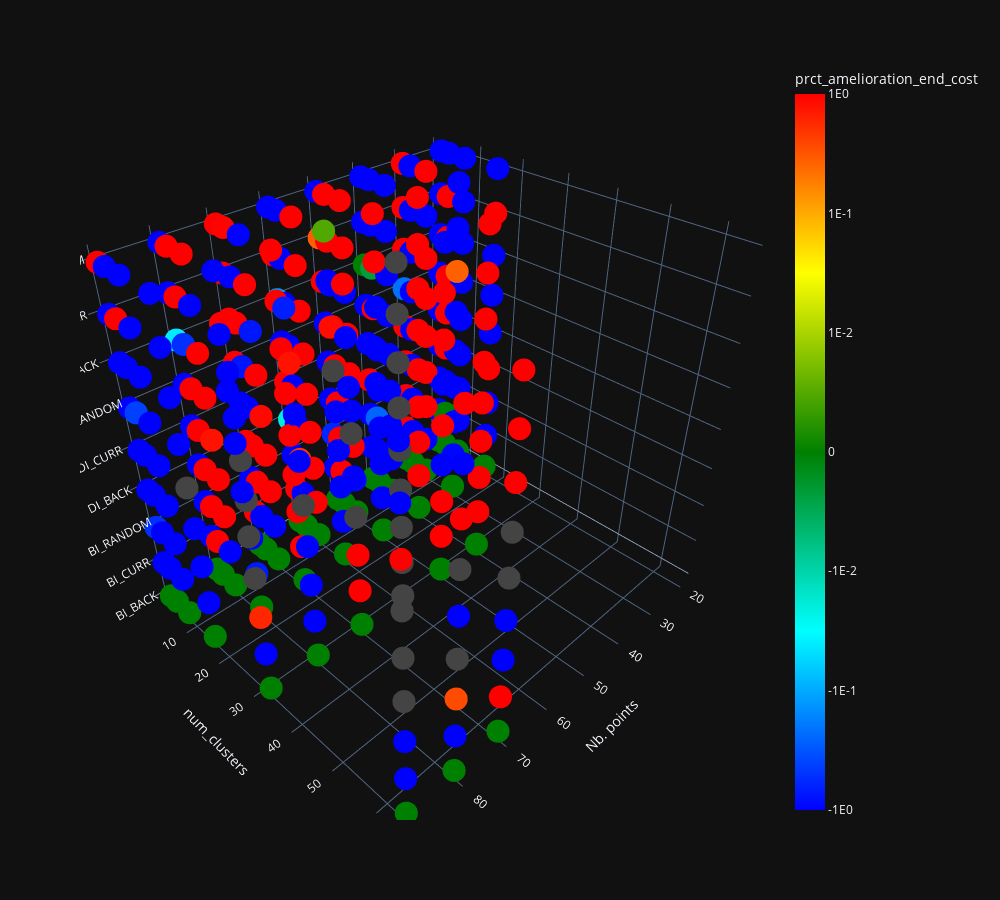

The code cell stored with this chart in its notebook:
### Code cell
df = df_compil.query(QUERY)
df = df.copy().reset_index()
ticks_pow = [-2,-1,0]
max_val = abs(min(ticks_pow))
delta_zero = 0.001+1
logscale = lambda x:  np.sign(x) * (1-min(ticks_pow)+np.clip(np.log10(np.abs(x+1e-16)),min(ticks_pow)-delta_zero,np.inf))
fig = px.scatter_3d(df,x="Nb. points",y="num_clusters",z="algorithm",color=logscale(df[COLUMN]),
                    hover_data=["Nb. points","num_clusters","init_type","algorithm",COLUMN],
                    color_continuous_scale=["red","yellow","green","cyan","blue"][::-1],
                    range_color=[-max_val-delta_zero,max_val+delta_zero],
                    template="plotly_dark",width=1000,height=900)
def build(f):
    ticks_pos = [f(1,p) for p in ticks_pow]
    ticks_neg = [f(-1,p) for p in ticks_pow[::-1]]
    return [*ticks_neg,logscale(0),*ticks_pos]
def func(sign,p):
    real_value = sign*10**p
    return logscale(real_value)
Lp = build(func)
Lannot = build(lambda sign,p: "1E"+str(p) if sign > 0 else "-1E"+str(p))
fig.update_layout(coloraxis_colorbar=dict(
    title=COLUMN,
    tickvals=np.round(Lp,decimals=2),
    ticktext=Lannot,
))
fig.show()

### Figure 1 — Plotly figure (JSON) as saved in the notebook; plotly's stock layout.template omitted (floating-point values rounded to 4 significant figures; data arrays with more than 128 entries replaced by an {"elided": "..."} marker saying what was removed)
{"data": [{"customdata": {"elided": "369x2 mixed values"}, "hovertemplate": "Nb. points=%{x}<br>num_clusters=%{y}<br>algorithm=%{z}<br>init_type=%{customdata[0]}<br>prct_amelioration_end_cost=%{customdata[1]}<br>color=%{marker.color}<extra></extra>", "legendgroup": "", "marker": {"color": {"elided": "369 float values"}, "coloraxis": "coloraxis", "symbol": "circle"}, "mode": "markers", "name": "", "scene": "scene", "showlegend": false, "type": "scatter3d", "x": {"elided": "369 int values"}, "y": {"elided": "369 int values"}, "z": {"elided": "369 str values"}}], "layout": {"coloraxis": {"cmax": 3.001, "cmin": -3.001, "colorbar": {"ticktext": ["-1E0", "-1E-1", "-1E-2", 0, "1E-2", "1E-1", "1E0"], "tickvals": [-3, -2, -1, 0, 1, 2, 3], "title": {"text": "prct_amelioration_end_cost"}}, "colorscale": [[0, "blue"], [0.25, "cyan"], [0.5, "green"], [0.75, "yellow"], [1, "red"]]}, "height": 900, "legend": {"tracegroupgap": 0}, "margin": {"t": 60}, "scene": {"domain": {"x": [0, 1], "y": [0, 1]}, "xaxis": {"title": {"text": "Nb. points"}}, "yaxis": {"title": {"text": "num_clusters"}}, "zaxis": {"title": {"text": "algorithm"}}}, "width": 1000}}
